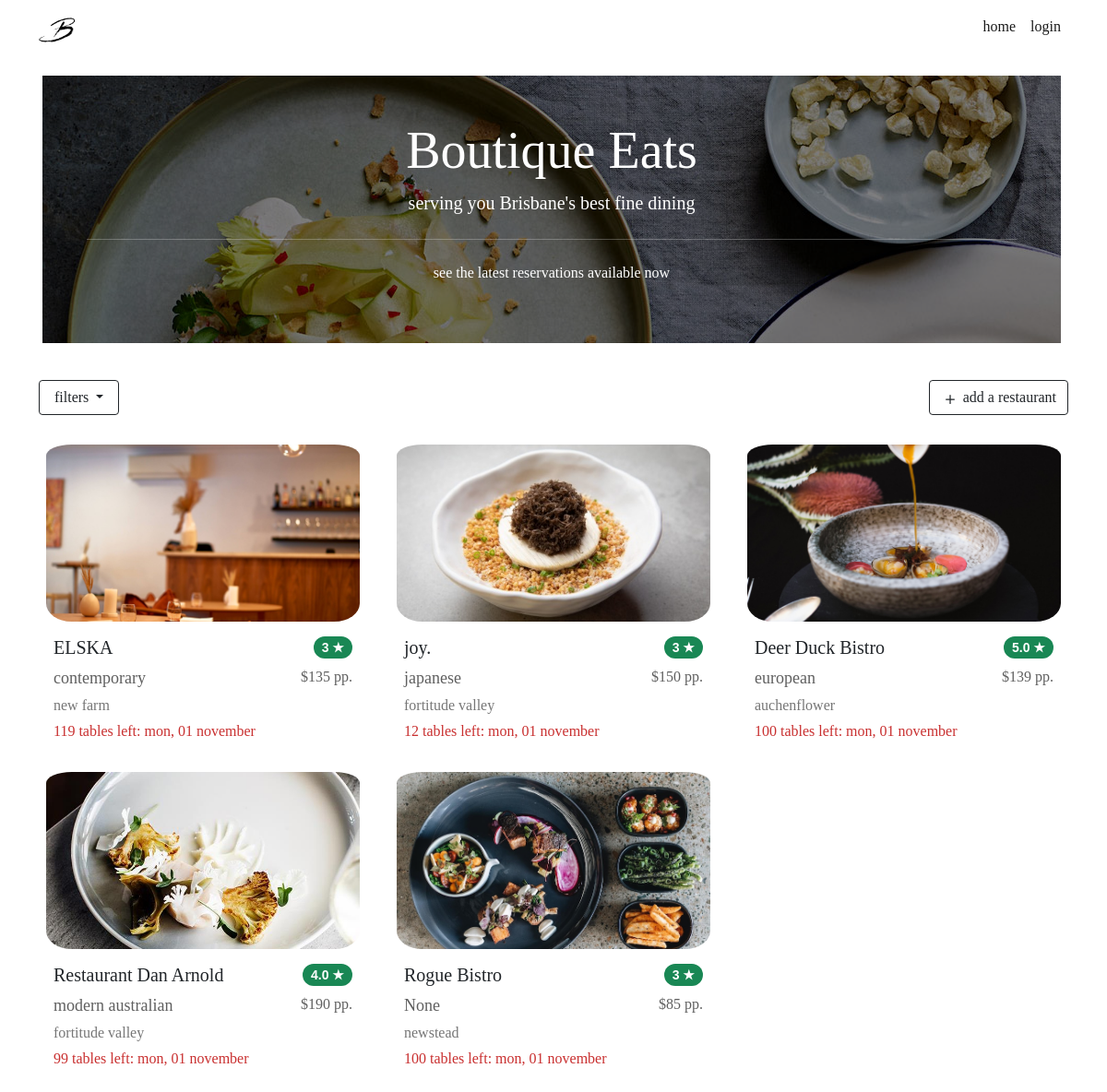
The page / on the database its author committed.
### website/models.py (models this page shows, shortened)
class Restaurant(db.Model):
    __tablename__ = 'restaurants'
    __table_args__ = {'extend_existing': True}
    restaurant_id = db.Column(db.Integer, primary_key=True)
    name = db.Column(db.String(100), nullable=False)
    street = db.Column(db.String(150), nullable=False)
    suburb = db.Column(db.String(50), nullable=False)
    max_reservations = db.Column(db.Integer)
    caption = db.Column(db.String(200), nullable=False)
    description = db.Column(db.String(400), nullable=False)
    price = db.Column(db.Integer)
    cuisine_type = db.Column(db.String(30), nullable=False)
    num_courses = db.Column(db.Integer, nullable=False)
    website = db.Column(db.String(400))
    image = db.Column(db.String(400), nullable=False)
    comments = db.relationship('Comment', backref='restaurant')
    statuses = db.relationship('RestaurantStatus', backref='restaurant')
    opening_hours = db.relationship('RestaurantOpeningHours', backref='restaurant')
    reservations = db.relationship('Reservation', backref='restaurant')
    user_id = db.Column(db.Integer, db.ForeignKey('users.id'))

class RestaurantStatus(db.Model):
    __tablename__ = 'restaurantstatuses'
    __table_args__ = {'extend_existing': True}
    restaurant_status_id = db.Column(db.Integer, primary_key=True)
    status = db.Column(db.String(100), nullable=False)
    at_time = db.Column(db.DateTime, default=datetime.now())
    restaurant_id = db.Column(db.Integer, db.ForeignKey('restaurants.restaurant_id'))

### website/views.py (the view)
@bp.route('/')
def index():
    filtered_form = FilterRestaurantsForm()
    restaurants = Restaurant.query.all()
    statuses = []
    for restaurant in restaurants:
        statuses.append(RestaurantStatus.query.filter_by(restaurant=restaurant).order_by(desc(RestaurantStatus.at_time)).first())
    return render_template("index.html", restaurants=restaurants, restaurant_statuses=statuses, filter_form = filtered_form)

### website/templates/index.html (shortened to what this page needs)
{% extends 'base.html' %}
{% block content %}
<div class="container">
    <div class="row me-4 mt-auto">
        <div class="p-5 rounded-lg m-3"
            style="color: #ffffff; background: linear-gradient( rgba(0, 0, 0, 0.5), rgba(0, 0, 0, 0.5) ), url('../static/image/banner_many.jpg');">
            <h1 class="display-4 text-center">Boutique Eats</h1>
            <p class="lead text-center">serving you Brisbane's best fine dining</p>
            <hr class="my-4">
            <p class="text-center">see the latest reservations available now</p>
        </div>
    </div>
</div>
<div class="container">
    <div class="row mt-4 mb-2">
        <div class="col-6">
            <button class="btn btn-outline-dark dropdown-toggle px-3" type="button" data-bs-toggle="collapse"
                data-bs-target="#filterMenu" aria-expanded="false" aria-controls="filterMenu">
                filters
            </button>
        </div>
        <div class="col-6">
            <a class="btn btn-outline-dark float-end" href="{{url_for('main.createrestaurant')}}" role="button">
                <svg xmlns="http://www.w3.org/2000/svg" width="20" height="20" fill="currentColor" class="bi bi-plus"
                    viewBox="0 0 16 16">
                    <path
                        d="M8 4a.5.5 0 0 1 .5.5v3h3a.5.5 0 0 1 0 1h-3v3a.5.5 0 0 1-1 0v-3h-3a.5.5 0 0 1 0-1h3v-3A.5.5 0 0 1 8 4z" />
                </svg>
                add a restaurant
            </a>
        </div>
    </div>
</div>
<div class="container">
    <div class="row mt-3 mt-lg-4 mt-sm-4">
        {% for restaurant in restaurants %}
        <div class="col-lg-4 col-md-12 pb-5 pb-lg-2 pb-md-5 pb-sm-4">
            <div class="card">
                <img src="{{ restaurant.image }}" class="card-img-top px-2 pt-2" alt="{{ restaurant.name }}">
                <div class="card-body">
                    <div class="row">
                        <div class="col-6 col-lg-8 col-md-6">
                            <div class="card-title">
                                <h5>{{ restaurant.name }} </h5>
                            </div>
                        </div>
                        <div class="col-6 col-lg-4 col-md-6">
                            {% set average = [] %}
                            <span class="badge rounded-pill bg-success float-end">
                                {% if average|count > 0 %}
                                {{ average | sum / average | count}}
                                {% else %}
                                3
                                {% endif %}
                                &#9733;</span>
                        </div>
                    </div>
                    <div class="row">
                        <div class="col-8 col-lg-6">
                            <p class="card-text card-cuisine">
                                {{ restaurant.cuisine_type }}
                            </p>
                        </div>
                        <div class="col-4 col-lg-6 card-price">
                            ${{ restaurant.price }} pp.
                        </div>
                    </div>
                    <div class="row mt-1">
                        <div class="card-text card-location">
                            {{ restaurant.suburb }}
                        </div>
                    </div>
                    <div class="row mt-1">
                        <div class="card-text card-seats">
                            {{ restaurant.max_reservations - restaurant.reservations|length }} tables left:
                            {{restaurant.statuses[-1].at_time.strftime("%a, %d %B").lower() }}
                        </div>
                    </div>
                </div>
            </div>
        </div>
        {% endfor %}
    </div>
</div>
{% endblock %}

### website/static/css/stylesheet.css (style rules this page uses)
body { font-family: Didot, Palatino, Perpetua, serif; }
.card { border-radius: 5%; border: none; }
.card-img-top { width: 100%; height: 25vh; object-fit: cover; border-radius: 10%; }
.card-title { font-weight: bold; }
.card-text { font-size: 18px; }
.card-seats { font-size: 16px; color: #c93030; }
.card-cuisine { text-align: left; color: #5f5f5f; }
.card-price { text-align: right; font-size: 16px; color: #5f5f5f; }
.card-location { text-align: left; font-size: 16px; color: #767676; }
span.badge { font-size: 14px; font-family: Candara, sans-serif; }

### rows shown on the page
Restaurant: image (picture), name "ELSKA", shows "3", cuisine_type "contemporary", price "135", suburb "new farm", max_reservations "119", at_time "mon, 01 november"
Restaurant: image (picture), name "joy.", shows "3", cuisine_type "japanese", price "150", suburb "fortitude valley", max_reservations "12", at_time "mon, 01 november"
Restaurant: image (picture), name "Deer Duck Bistro", average "5.0", cuisine_type "european", price "139", suburb "auchenflower", max_reservations "100", at_time "mon, 01 november"
Restaurant: image (picture), name "Restaurant Dan Arnold", average "4.0", cuisine_type "modern australian", price "190", suburb "fortitude valley", max_reservations "99", at_time "mon, 01 november"
Restaurant: image (picture), name "Rogue Bistro", shows "3", cuisine_type "None", price "85", suburb "newstead", max_reservations "100", at_time "mon, 01 november"
